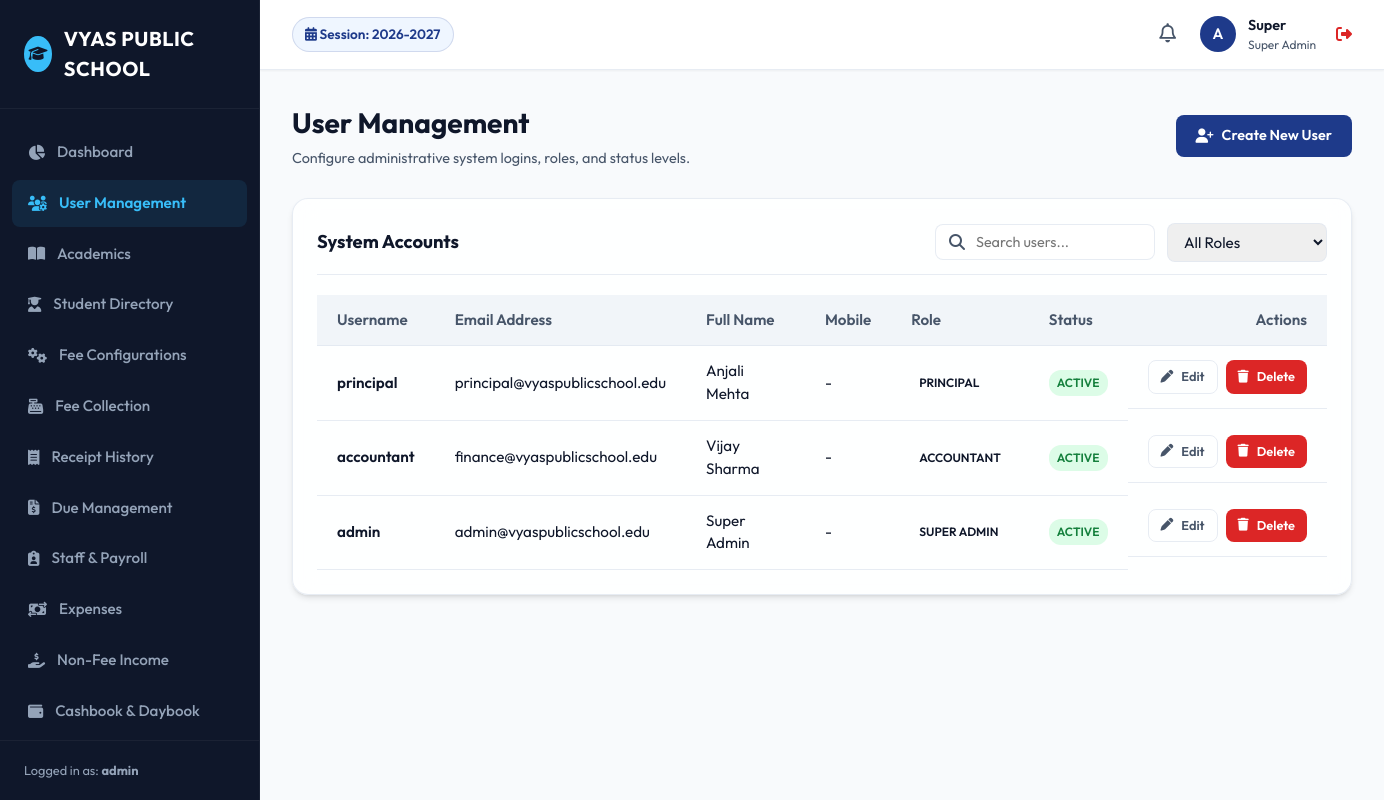
Screenshot of /users/ (signed in) with the database file from the repository.
### users/models.py (models this page shows, shortened)
class User(AbstractUser, SoftDeleteModel):
    SUPER_ADMIN = 'SUPER_ADMIN'
    SCHOOL_ADMIN = 'SCHOOL_ADMIN'
    ACCOUNTANT = 'ACCOUNTANT'
    PRINCIPAL = 'PRINCIPAL'
    TEACHER = 'TEACHER'
    RECEPTIONIST = 'RECEPTIONIST'
    ROLE_CHOICES = [
        (SUPER_ADMIN, 'Super Admin'),
        (SCHOOL_ADMIN, 'School Admin'),
        (ACCOUNTANT, 'Accountant'),
        (PRINCIPAL, 'Principal'),
        (TEACHER, 'Teacher'),
        (RECEPTIONIST, 'Receptionist'),
    ]
    role = models.CharField(max_length=20, choices=ROLE_CHOICES, default=SCHOOL_ADMIN)
    mobile = models.CharField(max_length=15, blank=True, null=True)
    objects = SoftDeleteUserManager()
    def is_school_admin(self):
        return self.role in [self.SUPER_ADMIN, self.SCHOOL_ADMIN]
    def is_accountant(self):
        return self.role in [self.SUPER_ADMIN, self.ACCOUNTANT]

### academics/models.py (models this page shows, shortened)
class AcademicSession(SoftDeleteModel):
    name = models.CharField(max_length=20, unique=True, help_text="e.g. 2026-2027")
    start_date = models.DateField()
    end_date = models.DateField()
    is_active = models.BooleanField(default=False)
    class Meta:
        ordering = ['-start_date']

### users/views.py (the view, shortened to what this page needs)
# urls.py: path('users/', views.user_list, name='user_list'),
@login_required
@admin_only
def user_list(request):
    query = request.GET.get('q', '')
    role_filter = request.GET.get('role', '')
    users = User.objects.filter(is_deleted=False).order_by('-date_joined')
    if role_filter:
        users = users.filter(role=role_filter)
    paginator = Paginator(users, 20)
    page_number = request.GET.get('page')
    page_obj = paginator.get_page(page_number)
    context = {
        'page_obj': page_obj,
        'query': query,
        'role_filter': role_filter,
        'roles': User.ROLE_CHOICES
    }
    return render(request, 'users/user_list.html', context)

### academics/context_processors.py (called while the page is built)
def academic_session_processor(request):
    try:
        active_session = AcademicSession.objects.get(is_active=True)
    except AcademicSession.DoesNotExist:
        active_session = AcademicSession.objects.order_by('-start_date').first()
    except AcademicSession.MultipleObjectsReturned:
        active_session = AcademicSession.objects.filter(is_active=True).first()
    return {
        'ACTIVE_SESSION': active_session,
        'ALL_SESSIONS': AcademicSession.objects.all()
    }

### core/models.py (called while the page is built)
    def get_queryset(self):
        return SoftDeleteQuerySet(self.model, using=self._db).filter(is_deleted=False)

### users/models.py (called while the page is built)
    def get_queryset(self):
        return SoftDeleteQuerySet(self.model, using=self._db).filter(is_deleted=False)

### templates/users/user_list.html (shortened to what this page needs)
{% extends 'base.html' %}
{% block content %}
<div class="page-header">
    <div class="page-title">
        <h1>User Management</h1>
        <p>Configure administrative system logins, roles, and status levels.</p>
    </div>
    <a href="{% url 'user_create' %}" class="btn btn-primary">
        <i class="fa-solid fa-user-plus"></i> Create New User
    </a>
</div>
<div class="glass-panel">
    <div class="panel-header">
        <h2>System Accounts</h2>
        <form method="GET" style="display: flex; gap: 12px; align-items: center;">
            <div class="header-search" style="width: 220px;">
                <i class="fa-solid fa-search"></i>
                <input type="text" name="q" value="{{ query }}" placeholder="Search users...">
            </div>
            <select name="role" class="form-control" style="width: 160px; padding: 8px 12px;" onchange="this.form.submit()">
                <option value="">All Roles</option>
            </select>
        </form>
    </div>
    <div class="table-responsive">
        <table class="custom-table">
            <thead>
                <tr>
                    <th>Username</th>
                    <th>Email Address</th>
                    <th>Full Name</th>
                    <th>Mobile</th>
                    <th>Role</th>
                    <th>Status</th>
                    <th style="text-align: right;">Actions</th>
                </tr>
            </thead>
            <tbody>
                {% for u in page_obj %}
                <tr>
                    <td style="font-weight: 600;">{{ u.username }}</td>
                    <td>{{ u.email }}</td>
                    <td>{{ u.first_name }} {{ u.last_name }}</td>
                    <td>{{ u.mobile|default:"-" }}</td>
                    <td><span class="badge info">{{ u.get_role_display }}</span></td>
                    <td>
                        {% if u.is_active %}
                        <span class="badge active">Active</span>
                        {% else %}
                        <span class="badge inactive">Inactive</span>
                        {% endif %}
                    </td>
                    <td style="text-align: right; display: flex; gap: 8px; justify-content: flex-end;">
                        <a href="{% url 'user_update' u.pk %}" class="btn btn-outline btn-sm">
                            <i class="fa-solid fa-pen"></i> Edit
                        </a>
                        <a href="{% url 'user_delete' u.pk %}" class="btn btn-danger btn-sm">
                            <i class="fa-solid fa-trash"></i> Delete
                        </a>
                    </td>
                </tr>
                {% empty %}
                <tr>
                    <td colspan="7" style="text-align: center; color: var(--text-secondary); font-style: italic; padding: 30px;">
                        No user accounts match your search filters.
                    </td>
                </tr>
                {% endfor %}
            </tbody>
        </table>
    </div>
</div>
{% endblock %}

### templates/base.html (shortened to what this page needs)
{% load static %}
<!DOCTYPE html>
<html lang="en">
<head>
    <link rel="stylesheet" href="https://cdnjs.cloudflare.com/ajax/libs/font-awesome/6.4.0/css/all.min.css">
    <link rel="stylesheet" href="{% static 'css/styles.css' %}">
</head>
<body>
    <div class="app-container">
        <aside class="sidebar">
            <div class="sidebar-header">
                <div class="user-avatar" style="background-color: var(--sidebar-active); color: var(--sidebar-bg);">
                    <i class="fa-solid fa-graduation-cap"></i>
                </div>
                <div class="sidebar-logo">VYAS PUBLIC SCHOOL</div>
            </div>
            <ul class="sidebar-menu">
                <li class="menu-item {% if request.resolver_match.url_name == 'dashboard' %}active{% endif %}">
                    <a href="{% url 'dashboard' %}">
                        <i class="fa-solid fa-chart-pie"></i>
                        <span>Dashboard</span>
                    </a>
                </li>
                {% if request.user.is_school_admin %}
                <li class="menu-item {% if 'user' in request.path %}active{% endif %}">
                    <a href="{% url 'user_list' %}">
                        <i class="fa-solid fa-users-gear"></i>
                        <span>User Management</span>
                    </a>
                </li>
                {% endif %}
                {% if request.user.role == 'SUPER_ADMIN' or request.user.role == 'SCHOOL_ADMIN' or request.user.role == 'PRINCIPAL' or request.user.role == 'TEACHER' %}
                <li class="menu-item {% if 'academics' in request.path %}active{% endif %}">
                    <a href="{% url 'class_list' %}">
                        <i class="fa-solid fa-book-open"></i>
                        <span>Academics</span>
                    </a>
                </li>
                {% endif %}
                <li class="menu-item {% if 'students' in request.path %}active{% endif %}">
                    <a href="{% url 'student_list' %}">
                        <i class="fa-solid fa-user-graduate"></i>
                        <span>Student Directory</span>
                    </a>
                </li>
                {% if request.user.is_accountant or request.user.is_school_admin %}
                <li class="menu-item {% if 'fees' in request.path and 'collect' not in request.path and 'receipts' not in request.path and 'dues' not in request.path %}active{% endif %}">
                    <a href="{% url 'fee_type_list' %}">
                        <i class="fa-solid fa-gears"></i>
                        <span>Fee Configurations</span>
                    </a>
                </li>
                <li class="menu-item {% if 'fees/collect' in request.path %}active{% endif %}">
                    <a href="{% url 'fee_collection_dashboard' %}">
                        <i class="fa-solid fa-cash-register"></i>
                        <span>Fee Collection</span>
                    </a>
                </li>
                <li class="menu-item {% if 'fees/receipts' in request.path %}active{% endif %}">
                    <a href="{% url 'receipt_history' %}">
                        <i class="fa-solid fa-receipt"></i>
                        <span>Receipt History</span>
                    </a>
                </li>
                <li class="menu-item {% if 'fees/dues' in request.path %}active{% endif %}">
                    <a href="{% url 'due_report' %}">
                        <i class="fa-solid fa-file-invoice-dollar"></i>
                        <span>Due Management</span>
                    </a>
                </li>
                {% endif %}
                {% if request.user.role == 'SUPER_ADMIN' or request.user.role == 'SCHOOL_ADMIN' or request.user.role == 'PRINCIPAL' or request.user.is_accountant %}
                <li class="menu-item {% if 'staff' in request.path or 'salar' in request.path %}active{% endif %}">
                    <a href="{% url 'staff_list' %}">
                        <i class="fa-solid fa-clipboard-user"></i>
                        <span>Staff & Payroll</span>
                    </a>
                </li>
                {% endif %}
                {% if request.user.is_accountant or request.user.is_school_admin %}
                <li class="menu-item {% if 'finance/expense' in request.path %}active{% endif %}">
                    <a href="{% url 'expense_list' %}">
                        <i class="fa-solid fa-money-bill-transfer"></i>
                        <span>Expenses</span>
                    </a>
                </li>
                <li class="menu-item {% if 'finance/income' in request.path %}active{% endif %}">
                    <a href="{% url 'income_list' %}">
                        <i class="fa-solid fa-hand-holding-dollar"></i>
                        <span>Non-Fee Income</span>
                    </a>
                </li>
                <li class="menu-item {% if 'daybook' in request.path or 'cashbook' in request.path %}active{% endif %}">
                    <a href="{% url 'daybook' %}">
                        <i class="fa-solid fa-wallet"></i>
                        <span>Cashbook & Daybook</span>
                    </a>
                </li>
                {% endif %}
                <li class="menu-item {% if 'reports' in request.path %}active{% endif %}">
                    <a href="{% url 'reports_dashboard' %}">
                    </a>
                </li>
            </ul>
            <div class="sidebar-footer">
                Logged in as: <strong>{{ request.user.username }}</strong>
            </div>
        </aside>
        <main class="main-wrapper">
            <header class="main-header">
                <div class="header-left">
                    <div class="session-indicator">
                        <i class="fa-solid fa-calendar-days"></i>
                        Session: {{ ACTIVE_SESSION.name|default:"None Configured" }}
                    </div>
                </div>
                <div class="header-right">
                    <div class="notification-bell">
                        <i class="fa-regular fa-bell" style="font-size: 1.2rem; cursor: pointer; color: var(--text-secondary);"></i>
                    </div>
                    <div class="user-profile" onclick="location.href='{% url 'logout' %}'" title="Click to Logout">
                        <div class="user-avatar">
                            {{ request.user.username|slice:":1"|upper }}
                        </div>
                        <div class="user-info">
                            <div class="user-name">{{ request.user.first_name|default:request.user.username }}</div>
                            <div class="user-role">{{ request.user.get_role_display }}</div>
                        </div>
                        <i class="fa-solid fa-right-from-bracket" style="color: var(--danger); margin-left: 8px;"></i>
                    </div>
                </div>
            </header>
            <div class="content-body">
                {% block content %}{% endblock %}
            </div>
        </main>
    </div>
</body>
</html>

### rows the page displays
User: user.username "admin", user.username "A", user.first_name "Super", user.role "Super Admin", username "admin", email "admin@vyaspublicschool.edu", first_name "Super", last_name "Admin", mobile "-", role "SUPER ADMIN", is_active "ACTIVE"
AcademicSession: name "2026-2027"
User: username "principal", email "principal@vyaspublicschool.edu", first_name "Anjali", last_name "Mehta", mobile "-", role "PRINCIPAL", is_active "ACTIVE"
User: username "accountant", email "finance@vyaspublicschool.edu", first_name "Vijay", last_name "Sharma", mobile "-", role "ACCOUNTANT", is_active "ACTIVE"
